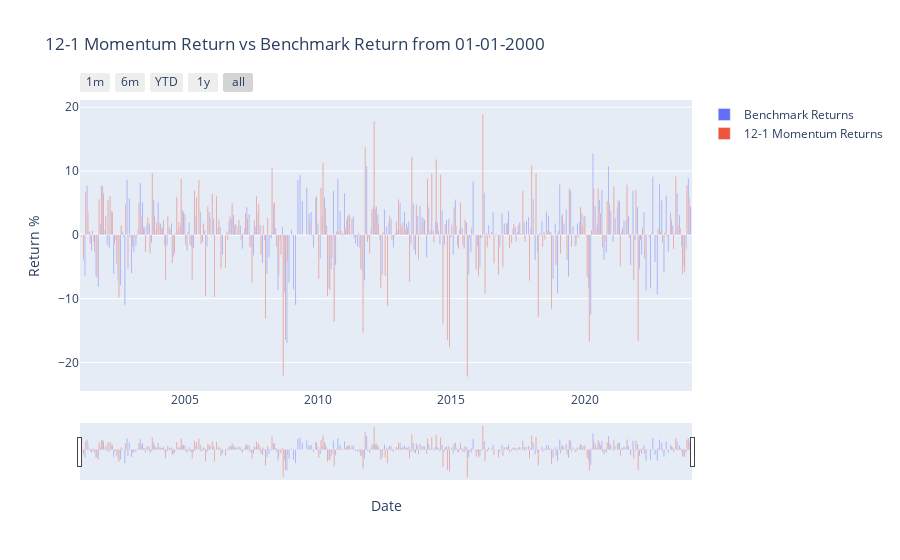

The notebook cell this image was saved under:
### Code cell
# Create a Plotly figure
fig = go.Figure()

# Add the benchmark returns bar trace
fig.add_trace(
    go.Bar(
        x=gains.index,
        y=gains.values,
        name='Benchmark Returns'
    )
)

# Add the momentum returns bar trace
fig.add_trace(
    go.Bar(
        x=total_returns_df_12_1.index,
        y=total_returns_df_12_1['Total Returns'],
        name='12-1 Momentum Returns'
    )
)

# Update the layout to include a range slider
fig.update_layout(
    title='12-1 Momentum Return vs Benchmark Return from 01-01-2000',
    xaxis_title='Date',
    yaxis_title='Return %',
    barmode='group',
    xaxis=dict(
        rangeselector=dict(
            buttons=list([
                dict(count=1, label="1m", step="month", stepmode="backward"),
                dict(count=6, label="6m", step="month", stepmode="backward"),
                dict(count=1, label="YTD", step="year", stepmode="todate"),
                dict(count=1, label="1y", step="year", stepmode="backward"),
                dict(step="all")
            ])
        ),
        rangeslider=dict(
            visible=True
        ),
        type="date"
    )
)

# Show the plot
fig.show()

### Figure 1 — Plotly figure (JSON) as saved in the notebook; plotly's stock layout.template omitted (floating-point values rounded to 4 significant figures; data arrays with more than 128 entries replaced by an {"elided": "..."} marker saying what was removed)
{"data": [{"name": "Benchmark Returns", "type": "bar", "x": {"elided": "274 str values"}, "y": {"elided": "274 float values"}}, {"name": "12-1 Momentum Returns", "type": "bar", "x": {"elided": "276 str values"}, "y": {"elided": "276 float values"}}], "layout": {"barmode": "group", "title": {"text": "12-1 Momentum Return vs Benchmark Return from 01-01-2000"}, "xaxis": {"rangeselector": {"buttons": [{"count": 1, "label": "1m", "step": "month", "stepmode": "backward"}, {"count": 6, "label": "6m", "step": "month", "stepmode": "backward"}, {"count": 1, "label": "YTD", "step": "year", "stepmode": "todate"}, {"count": 1, "label": "1y", "step": "year", "stepmode": "backward"}, {"step": "all"}]}, "rangeslider": {"visible": true}, "title": {"text": "Date"}, "type": "date"}, "yaxis": {"title": {"text": "Return %"}}}}
